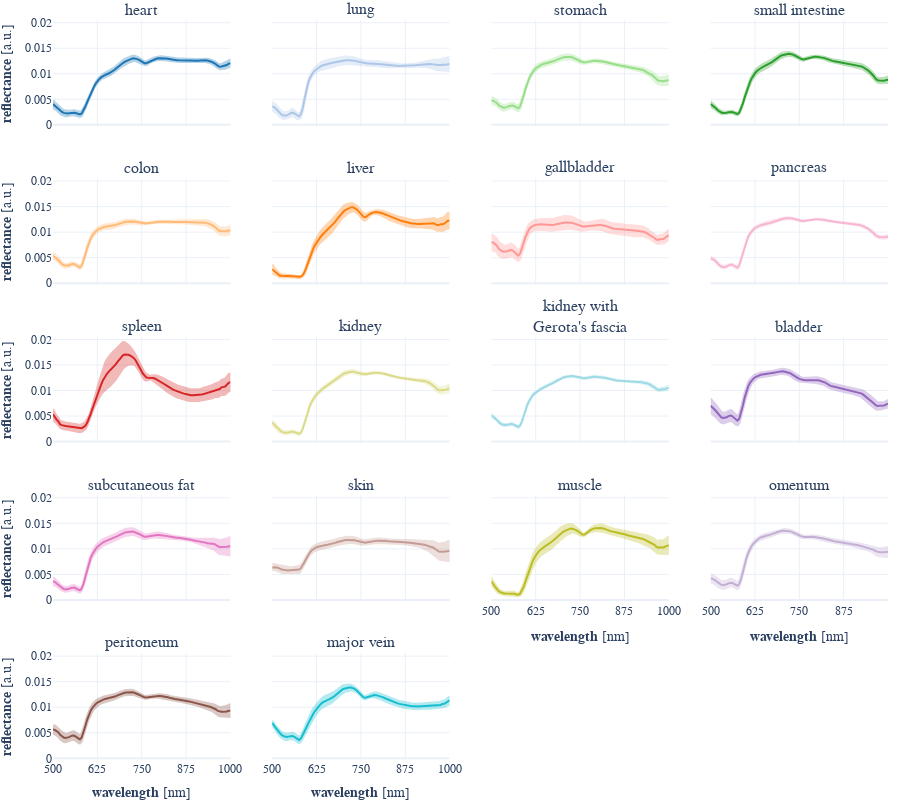

Notebook source saved alongside this figure:
### Code cell
n_rows = 5
n_cols = 4
label_colors = settings_seg.label_colors_paper
label_colors["background"] = "#CCCCCC"
label_names = [settings_seg.labels_paper_renaming.get(label, label) for label in labels]
fig = make_subplots(
    rows=n_rows, cols=n_cols, shared_xaxes="all", shared_yaxes="all", subplot_titles=label_names, vertical_spacing=0.07
)

for i, label in enumerate(labels):
    df_label = df.query("label_name == @label")
    row = i // n_cols
    col = i % n_cols

    spec = np.stack(df_label["median_normalized_spectrum"])  # Spectra from all pigs
    spec_mean = np.mean(spec, axis=0)
    spec_std = np.std(spec, axis=0)

    name = settings_seg.labels_paper_renaming.get(label, label)
    fig = add_std_fill(
        fig,
        spec_mean,
        spec_std,
        x=tivita_wavelengths(),
        linecolor=label_colors[label],
        label=name,
        showlegend=False,
        row=row + 1,
        col=col + 1,
    )

    if row == n_rows - 1:
        fig.update_xaxes(title_text="<b>wavelength</b> [nm]", row=row + 1, col=col + 1)
    if col == 0:
        fig.update_yaxes(title_text="<b>reflectance</b> [a.u.]", row=row + 1, col=col + 1)

    if col >= n_cols - 2 and row == n_rows - 2:
        fig.update_xaxes(showticklabels=True, row=row + 1, col=col + 1)
        fig.update_xaxes(title_text="<b>wavelength</b> [nm]", row=row + 1, col=col + 1)

fig.update_layout(margin=dict(l=0, r=0, b=0, t=20))
fig.update_xaxes(tick0=500, dtick=125)
fig.update_layout(height=800, width=900)
fig.update_layout(template="plotly_white", font_family="Libertinus Serif", font_size=12)
fig.write_image(settings_seg.paper_dir / "spectra.pdf")
fig.show()
